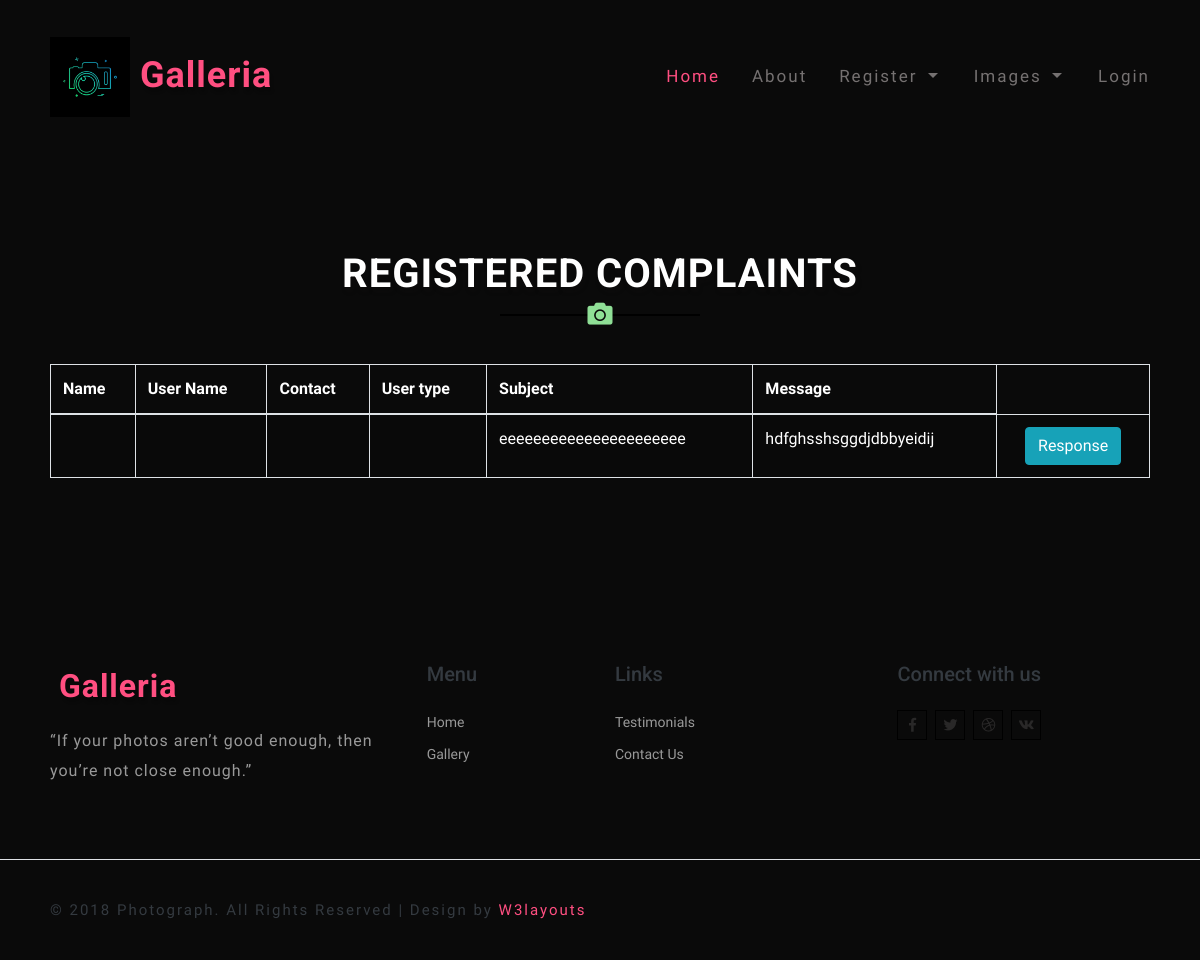
Before: /v_comp with the older database file.
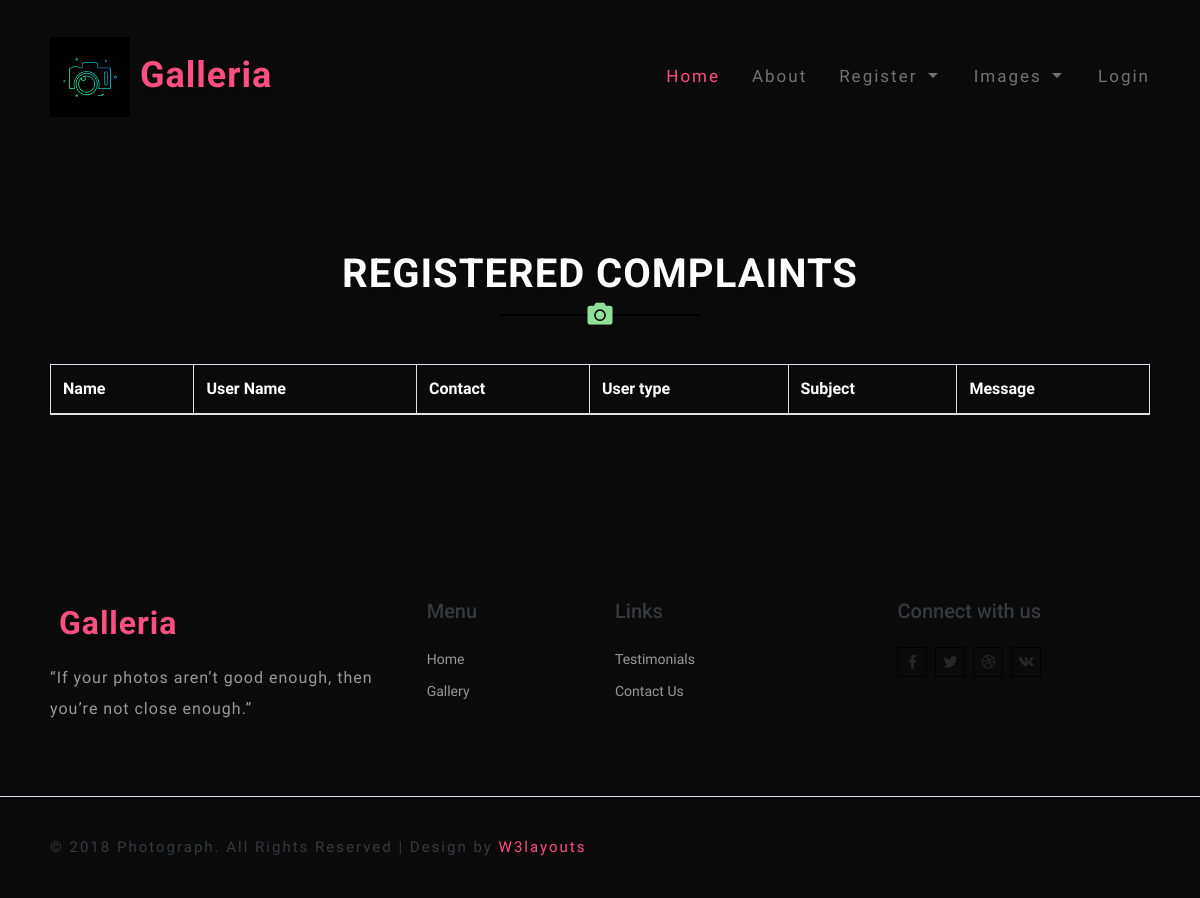
After: the same page with the newer database file.
### Image/models.py (models this page shows)
class complaint(db.Model, UserMixin):
    id=db.Column(db.Integer, primary_key=True)
    userid= db.Column(db.Integer,ForeignKey('register.id'))
    sub = db.Column(db.String(80))
    message = db.Column(db.String(200))
    response = db.Column(db.String (200))
    status=db.Column(db.String(80),default='NULL')

### Image/routes.py (the view)
@login_required
@app.route('/v_comp')
def vw_complaints():
    a = complaint.query.filter_by(status="NULL").all()
    return render_template("viewcomplaints.html",a=a)

### Image/templates/viewcomplaints.html (shortened to what this page needs)
{%extends 'layout.html'%}
{%block content%}
<div class="newsletter_right_w3agile py-5" id="newsletter">
    <div class="container py-xl-5 py-lg-3">
        <div class="main-title text-center mb-5">
            <h3 class="tittle text-uppercase text-white font-weight-bold">Registered Complaints</h3>
            <div class="title-icon">
                <i class="fas fa-camera"></i>
            </div>
        </div>
                <table class="table table-striped table-bordered" style="color: #ffff;">
                    <thead>
                        <tr>
                            <th>Name</th>
                            <th>User Name</th>
                            <th>Contact</th>
                            <th>User type</th>
                            <th>Subject</th>
                            <th>Message</th>
                        </tr>
                    </thead>
                <tbody>
                {% for i in a %}
                <tr>
                    <td></td>
                    <td></td>
                    <td></td>
                    <td>{{i.userid.name}}</td>
                    <td>{{i.sub}}</td>
                    <td>{{i.message}}</td>
                    <td class="text-center"><a class='btn btn-info btn-xs' href="/response/{{i.id}}">
                         Response</a>
                    </td>
                </tr>
                {% endfor %}
                </tbody>
                </table>
</div>
</div>
{% endblock %}

Changed rows visible on the page:
removed complaint: sub "eeeeeeeeeeeeeeeeeeeeee", message "hdfghsshsggdjdbbyeidij"
